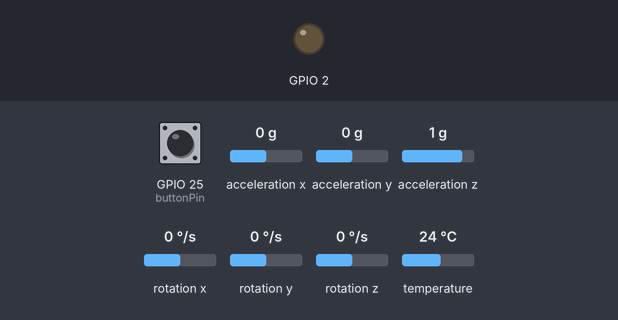
Recording of a sketch running on a simulated ESP32. Parts: output pins drawn as LEDs (lit = HIGH). The test bench sets the inputs (shaded band); at power-on: GPIO 25 (buttonPin) HIGH, acceleration x 0 g, acceleration y 0 g, acceleration z 1 g, rotation x 0 °/s, rotation y 0 °/s, rotation z 0 °/s, temperature 24 °C. WiFi joins after 1.5 s; servers stay silent unless stated; what the sketch prints to the serial monitor is not drawn.

Above: at 2.7 s.
2.8 s: GPIO 25 (buttonPin) pulled LOW for 0.15 s
At 3.8 s:
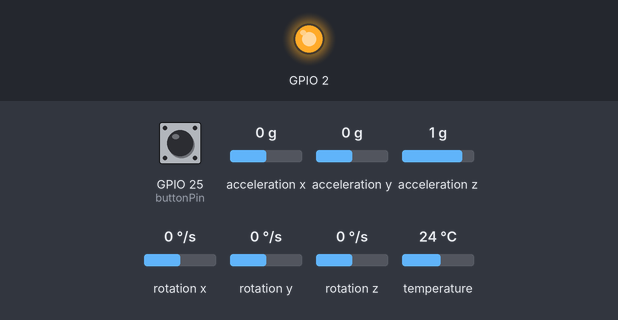
Timing chart, 0 to 9.5 s (numbered marks = the images above; inputs shaded):
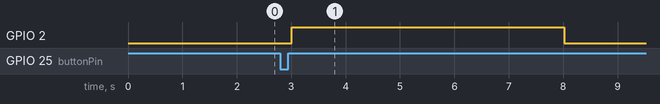

Measured:
- after the input at 2.8 s, GPIO 2: LOW → HIGH after 0.21 s, → LOW 5.0 s later

The sketch:

mpu6050_script.ino
```cpp
#include <Adafruit_MPU6050.h>
#include <Adafruit_Sensor.h>
#include <Wire.h>
#include <WiFi.h>
#include <math.h>

// ----- Wi‑Fi and TCP Server Settings -----
const char* ssid     = "396 Johnson";
const char* password = "#396J/king0nt";
const char* serverIP = "192.168.5.40";  // Your Mac's IP address running the TCP server
const uint16_t serverPort = 1234;       // TCP server port

// ----- Button and Sampling Settings -----
const int buttonPin = 25;         // Push button on GPIO31 (active LOW)
#define SAMPLE_INTERVAL 25      // Sample every 10 ms
#define COLLECTION_DURATION 5000  // Collect for 5000 ms (5 seconds)

// ----- Create Two MPU6050 Objects -----
Adafruit_MPU6050 mpu1;  // Sensor 1 at address 0x68 (AD0 tied to GND)
Adafruit_MPU6050 mpu2;  // Sensor 2 at address 0x69 (AD0 tied to VCC)

// ----- WiFi Client -----
WiFiClient client;

// For yaw integration (in degrees) for each sensor
float yaw1 = 0.0, yaw2 = 0.0;
unsigned long lastIntegrationTime = 0;

// Dataset counter
int datasetCount = 0;

void setup() {
  Serial.begin(115200);
  while (!Serial) {
    delay(10); // Wait for Serial to be ready
  }

  Wire.begin();
  pinMode(buttonPin, INPUT_PULLUP);

  // ----- Connect to Wi‑Fi -----
  Serial.print("Connecting to Wi‑Fi: ");
  Serial.println(ssid);
  WiFi.begin(ssid, password);
  while (WiFi.status() != WL_CONNECTED) {
    delay(500);
    Serial.print(".");
  }
  Serial.println();
  Serial.print("Wi‑Fi connected. ESP32 IP: ");
  Serial.println(WiFi.localIP());

  // ----- Initialize Sensor 1 -----
  if (!mpu1.begin(0x68)) {
    Serial.println("Failed to find MPU6050 sensor 1 (0x68)");
    while (1) { delay(10); }
  }
  Serial.println("MPU6050 Sensor 1 initialized.");

  // ----- Initialize Sensor 2 -----
  if (!mpu2.begin(0x69)) {
    Serial.println("Failed to find MPU6050 sensor 2 (0x69)");
    while (1) { delay(10); }
  }
  Serial.println("MPU6050 Sensor 2 initialized.");

  pinMode(2, OUTPUT);

  // Set sensor ranges and filter bandwidth for both sensors
  mpu1.setAccelerometerRange(MPU6050_RANGE_8_G);
  mpu1.setGyroRange(MPU6050_RANGE_500_DEG);
  mpu1.setFilterBandwidth(MPU6050_BAND_21_HZ);

  mpu2.setAccelerometerRange(MPU6050_RANGE_8_G);
  mpu2.setGyroRange(MPU6050_RANGE_500_DEG);
  mpu2.setFilterBandwidth(MPU6050_BAND_21_HZ);

  // Initialize integration timer
  lastIntegrationTime = millis();

  Serial.println("Ready. Press the button to start a 5-second data collection.");
}

void loop() {
  // Wait for a button press (active LOW)
  if (digitalRead(buttonPin) == LOW) {
    datasetCount++;  // New dataset
    Serial.print("Button pressed: starting dataset ");
    Serial.println(datasetCount);

    // Attempt to connect to the TCP server
    if (!client.connect(serverIP, serverPort)) {
      Serial.println("Failed to connect to TCP server.");
      // Wait until button is released before retrying later
      while (digitalRead(buttonPin) == LOW) {
        delay(10);
      }
      return;
    }

    // Send a unique dataset header
    char datasetHeader[64];
    sprintf(datasetHeader, "----- Dataset: Dataset_%03d -----", datasetCount);
    client.println(datasetHeader);
    Serial.println(datasetHeader);

    // Send CSV column header
    client.println("Time_ms,Pitch1,Yaw1,Roll1,RawAx1,RawAy1,RawAz1,RawGx1,RawGy1,RawGz1,Pitch2,Yaw2,Roll2,RawAx2,RawAy2,RawAz2,RawGx2,RawGy2,RawGz2");
    Serial.println("Time_ms,Pitch1,Yaw1,Roll1,RawAx1,RawAy1,RawAz1,RawGx1,RawGy1,RawGz1,Pitch2,Yaw2,Roll2,RawAx2,RawAy2,RawAz2,RawGx2,RawGy2,RawGz2");

    // Reset yaw integration for each sensor
    yaw1 = 0.0;
    yaw2 = 0.0;
    unsigned long collectionStart = millis();
    lastIntegrationTime = collectionStart;
    unsigned long previousSampleTime = collectionStart;

    // Collect data for exactly 5 seconds (regardless of button state)
    while (millis() - collectionStart < COLLECTION_DURATION) {
      digitalWrite(2, HIGH);
      unsigned long currentTime = millis();
      if (currentTime - previousSampleTime < SAMPLE_INTERVAL)
        continue;  // Wait until 10 ms have passed

      float dt = (currentTime - lastIntegrationTime) / 1000.0; // delta time in seconds
      lastIntegrationTime = currentTime;
      previousSampleTime = currentTime;

      // ----- Read sensor events from both sensors -----
      sensors_event_t a1, g1, temp1;
      sensors_event_t a2, g2, temp2;
      mpu1.getEvent(&a1, &g1, &temp1);
      mpu2.getEvent(&a2, &g2, &temp2);

      // --- Sensor 1 Data ---
      float raw_ax1 = a1.acceleration.x;
      float raw_ay1 = a1.acceleration.y;
      float raw_az1 = a1.acceleration.z;
      float raw_gx1 = g1.gyro.x;
      float raw_gy1 = g1.gyro.y;
      float raw_gz1 = g1.gyro.z;

      // Remap accelerometer data for sensor 1 (rotate +90° about X):
      //   newX = raw_ax1, newY = -raw_az1, newZ = raw_ay1
      float ax1 = raw_ax1;
      float ay1 = -raw_az1;
      float az1 = raw_ay1;
      // For tilt calculations, define a corrected Z so that gravity is positive:
      float az_corr1 = -az1;
      float pitch1 = atan2(-ax1, sqrt(ay1 * ay1 + az_corr1 * az_corr1)) * 180.0 / PI;
      float roll1  = atan2(ay1, az_corr1) * 180.0 / PI;

      // Remap gyro data for sensor 1 (rotate +90° about X):
      //   newGyroX = raw_gx1, newGyroY = -raw_gz1, newGyroZ = raw_gy1
      float gx1 = raw_gx1;
      float gy1 = -raw_gz1;
      float gz1 = raw_gy1;
      yaw1 += gz1 * dt * 180.0 / PI;

      // --- Sensor 2 Data ---
      float raw_ax2 = a2.acceleration.x;
      float raw_ay2 = a2.acceleration.y;
      float raw_az2 = a2.acceleration.z;
      float raw_gx2 = g2.gyro.x;
      float raw_gy2 = g2.gyro.y;
      float raw_gz2 = g2.gyro.z;

      float ax2 = raw_ax2;
      float ay2 = -raw_az2;
      float az2 = raw_ay2;
      float az_corr2 = -az2;
      float pitch2 = atan2(-ax2, sqrt(ay2 * ay2 + az_corr2 * az_corr2)) * 180.0 / PI;
      float roll2  = atan2(ay2, az_corr2) * 180.0 / PI;

      float gx2 = raw_gx2;
      float gy2 = -raw_gz2;
      float gz2 = raw_gy2;
      yaw2 += gz2 * dt * 180.0 / PI;

      // Create a CSV line with elapsed time and data from both sensors
      unsigned long elapsed = currentTime - collectionStart;
      char csvLine[300];
      sprintf(csvLine,
              "%lu,%.3f,%.3f,%.3f,%.3f,%.3f,%.3f,%.3f,%.3f,%.3f,%.3f,%.3f,%.3f,%.3f,%.3f,%.3f,%.3f,%.3f,%.3f",
              elapsed,
              pitch1, yaw1, roll1,
              raw_ax1, raw_ay1, raw_az1,
              raw_gx1, raw_gy1, raw_gz1,
              pitch2, yaw2, roll2,
              raw_ax2, raw_ay2, raw_az2,
              raw_gx2, raw_gy2, raw_gz2);

      // Send the CSV line over TCP and also print to Serial
      client.println(csvLine);
      Serial.println(csvLine);
    } // End of 5-second data collection loop
    digitalWrite(2, LOW);
    Serial.println("Dataset collection complete.");
    client.stop();

    // Wait until the button is released before allowing a new dataset
    while (digitalRead(buttonPin) == LOW) {
      delay(10);
    }
  } else {
    delay(10);
  }
}
```
